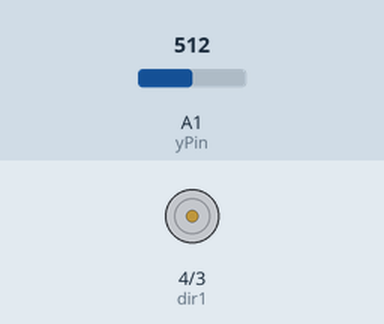
The sketch below on a simulated Arduino Uno, built with avr-gcc and run on an emulated ATmega328P. Shown: motor-driver pin pairs drawn as motors (green arrow = first pin HIGH = forward, orange = second pin HIGH = backward, longer = more drive, scaled by the enable pin). Inputs (shaded band) come from the test bench; at power-on: A1 (yPin) = 512.

Above: at 1.2 s.
1.3 s: A1 (yPin) set to 716
At 2.5 s:
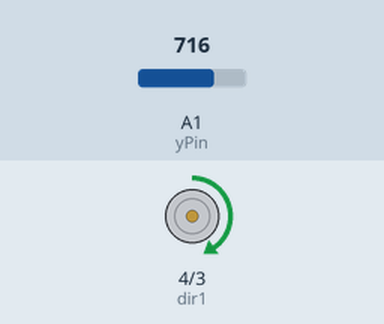
2.8 s: A1 (yPin) set to 900
At 3.7 s:
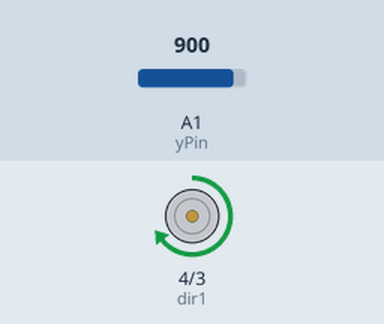
4.3 s: A1 (yPin) set to 511
At 4.8 s:
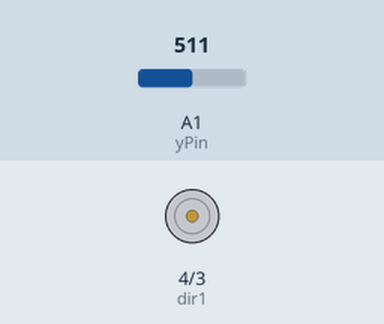
5.8 s: A1 (yPin) set to 491
At 7.0 s:
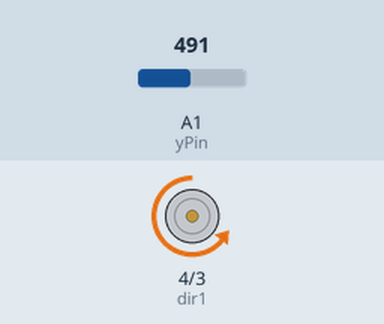
7.3 s: A1 (yPin) set to 522
At 8.3 s:
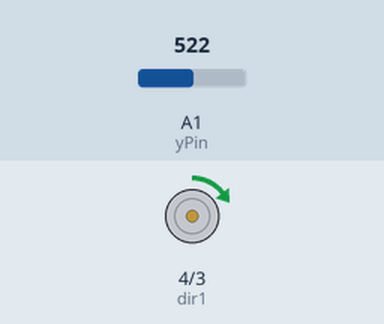
Timing chart, 0 to 9.8 s (numbered marks = the images above; inputs shaded):
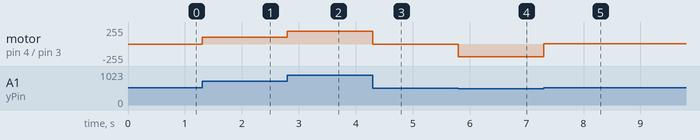

The sketch:

motor.ino
```cpp
int speedPin = 5;
int dir1 = 4;
int dir2 = 3;
int mSpeed = 150;
int yPin = A1;
int yVal;
int dt = 100;
void setup() {
  pinMode(speedPin, OUTPUT);
  pinMode(dir1, OUTPUT);
  pinMode(dir2, OUTPUT);
  Serial.begin(9600);
  pinMode(yPin, INPUT);

}

void loop() {
  yVal = analogRead(yPin);
  if(yVal<512){
    digitalWrite(dir1, LOW);
    digitalWrite(dir2, HIGH);
    mSpeed = -255./512. *yVal +255.;
    analogWrite(speedPin, mSpeed);
    }

 if(yVal>=512){
    digitalWrite(dir1, HIGH);
    digitalWrite(dir2, LOW);
    mSpeed = 255./512. *yVal -255.;
    analogWrite(speedPin, mSpeed);
    }


}
```

Measured:
- the behaviour switches between 510 and 509 on A1 (yPin) (found by bisection; images 3 and 4)
- after the input at 1.3 s, motor on pin 4 (dir1) / pin 3 (dir2): stopped → forward 101/255 at once
- after the input at 2.8 s, motor on pin 4 (dir1) / pin 3 (dir2): forward 101/255 → forward 193/255 at once
- after the input at 4.3 s, motor on pin 4 (dir1) / pin 3 (dir2): forward 193/255 → stopped at once
- after the input at 5.8 s, motor on pin 4 (dir1) / pin 3 (dir2): stopped → backward 193/255 at once
- after the input at 7.3 s, motor on pin 4 (dir1) / pin 3 (dir2): backward 193/255 → forward 4/255 at once
